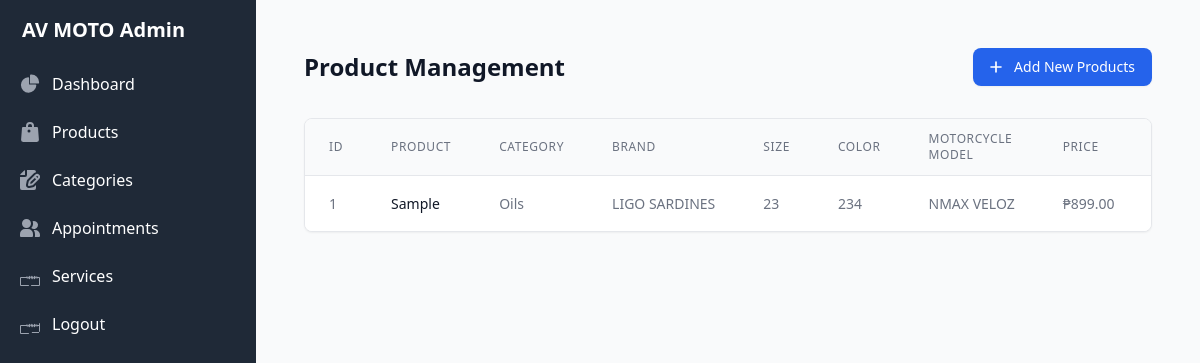
The app's page /admin/products (signed in) with its own data.
### app.py (models this page shows)
class Product(db.Model):
    id = db.Column(db.Integer, primary_key=True)
    category_id = db.Column(db.Integer, db.ForeignKey('category.id'), nullable=False)
    name = db.Column(db.String(100), nullable=False)
    brand = db.Column(db.String(50))
    size = db.Column(db.String(50))
    color = db.Column(db.String(50))
    motorcycle_model = db.Column(db.String(100))
    description = db.Column(db.Text, nullable=False)
    price = db.Column(db.Float, nullable=False)
    stock = db.Column(db.Integer, nullable=False)
    image = db.Column(db.String(200))
    date_added = db.Column(db.DateTime, default=datetime.utcnow)
    cart_items = db.relationship('CartItem', backref='product', lazy=True)

class Category(db.Model):
    id = db.Column(db.Integer, primary_key=True)
    name = db.Column(db.String(50), nullable=False)
    description = db.Column(db.Text)
    products = db.relationship('Product', backref='category', lazy=True)

### app.py (the view)
@app.route('/admin/products')
@login_required
def admin_products():
    if not current_user.is_admin and not current_user.is_staff:
        flash('You do not have permission to access this page.', 'error')
        return redirect(url_for('shop'))
    products = Product.query.all()
    categories = Category.query.all()
    return render_template('admin/products.html', products=products, categories=categories)

### app.py (called while the page is built)
@login_manager.user_loader
def load_user(user_id):
    return User.query.get(int(user_id))

@app.context_processor
def inject_cart_count():
    cart_count = 0
    if current_user.is_authenticated:
        cart_items = CartItem.query.filter_by(user_id=current_user.id).all()
        cart_count = sum(item.quantity for item in cart_items)
    return dict(cart_count=cart_count)

### templates/admin/products.html (shortened to what this page needs)
{% block content %}
<!DOCTYPE html>
<html lang="en">
<head>
    <script src="https://cdn.tailwindcss.com"></script>
</head>
<body class="bg-gray-50">
    <aside class="fixed top-0 left-0 z-40 w-64 h-screen transition-transform -translate-x-full sm:translate-x-0">
        <div class="h-full px-3 py-4 overflow-y-auto bg-gray-800">
            <a href="{{ url_for('admin_dashboard') }}" class="flex items-center mb-5 pl-2.5">
                <span class="self-center text-xl font-semibold text-white">AV MOTO Admin</span>
            </a>
            <ul class="space-y-2 font-medium">
                <li>
                    <a href="{{ url_for('admin_dashboard') }}" class="flex items-center p-2 text-white rounded-lg hover:bg-gray-700 group">
                        <span class="ml-3">Dashboard</span>
                    </a>
                </li>
                <li>
                    <a href="{{ url_for('admin_products') }}" class="flex items-center p-2 text-white rounded-lg hover:bg-gray-700 group">
                        <span class="ml-3">Products</span>
                    </a>
                </li>
                <li>
                    <a href="{{ url_for('manage_categories') }}" class="flex items-center p-2 text-white rounded-lg hover:bg-gray-700 group">
                        <span class="ml-3">Categories</span>
                    </a>
                </li>
                <li>
                    <a href="#" class="flex items-center p-2 text-white rounded-lg hover:bg-gray-700 group">
                        <span class="ml-3">Appointments</span>
                    </a>
                </li>
                <li>
                    <a href="{{ url_for('manage_services') }}" class="flex items-center p-2 text-white rounded-lg hover:bg-gray-700 group">
                        <span class="ml-3">Services</span>
                    </a>
                </li>
                <li>
                    <a href="{{ url_for('logout') }}" class="flex items-center p-2 text-white rounded-lg hover:bg-gray-700 group">
                        <span class="ml-3">Logout</span>
                    </a>
                </li>
            </ul>
        </div>
    </aside>
    <main class="p-4 sm:ml-64 pt-8 sm:pt-4">
        <div class="max-w-7xl mx-auto px-4 sm:px-6 lg:px-8 py-8">
            <div class="flex justify-between items-center mb-8">
                <h1 class="text-2xl font-bold text-gray-900">Product Management</h1>
                <a href="{{ url_for('add_product') }}" class="inline-flex items-center px-4 py-2 border border-transparent rounded-lg shadow-sm text-sm font-medium text-white bg-blue-600 hover:bg-blue-700 focus:outline-none focus:ring-2 focus:ring-offset-2 focus:ring-blue-500">
                    <svg class="mr-2 -ml-1 h-5 w-5" xmlns="http://www.w3.org/2000/svg" fill="none" viewBox="0 0 24 24" stroke="currentColor">
                        <path stroke-linecap="round" stroke-linejoin="round" stroke-width="2" d="M12 6v6m0 0v6m0-6h6m-6 0H6" />
                    </svg>
                    Add New Products
                </a>
            </div>
            <div class="bg-white shadow-sm rounded-lg border border-gray-200 overflow-hidden">
                <div class="overflow">
                    <table class="min-w-full divide-y divide-gray-200">
                        <thead class="bg-gray-50">
                            <tr>
                                <th scope="col" class="px-6 py-3 text-left text-xs font-medium text-gray-500 uppercase tracking-wider">ID</th>
                                <th scope="col" class="px-6 py-3 text-left text-xs font-medium text-gray-500 uppercase tracking-wider">Product</th>
                                <th scope="col" class="px-6 py-3 text-left text-xs font-medium text-gray-500 uppercase tracking-wider">Category</th>
                                <th scope="col" class="px-6 py-3 text-left text-xs font-medium text-gray-500 uppercase tracking-wider">Brand</th>
                                <th scope="col" class="px-6 py-3 text-left text-xs font-medium text-gray-500 uppercase tracking-wider">Size</th>
                                <th scope="col" class="px-6 py-3 text-left text-xs font-medium text-gray-500 uppercase tracking-wider">Color</th>
                                <th scope="col" class="px-6 py-3 text-left text-xs font-medium text-gray-500 uppercase tracking-wider">Motorcycle Model</th>
                                <th scope="col" class="px-6 py-3 text-left text-xs font-medium text-gray-500 uppercase tracking-wider">Price</th>
                                <th scope="col" class="px-6 py-3 text-left text-xs font-medium text-gray-500 uppercase tracking-wider">Stock</th>
                            </tr>
                        </thead>
                        <tbody class="bg-white divide-y divide-gray-200">
                            {% for product in products %}
                            <tr class="hover:bg-gray-50">
                                <td class="px-6 py-4 whitespace-nowrap text-sm text-gray-500">{{ product.id }}</td>
                                <td class="px-6 py-4 whitespace-nowrap text-sm font-medium text-gray-900">{{ product.name }}</td>
                                <td class="px-6 py-4 whitespace-nowrap text-sm text-gray-500">{{ product.category.name }}</td>
                                <td class="px-6 py-4 whitespace-nowrap text-sm text-gray-500">{{ product.brand }}</td>
                                <td class="px-6 py-4 whitespace-nowrap text-sm text-gray-500">{{ product.size }}</td>
                                <td class="px-6 py-4 whitespace-nowrap text-sm text-gray-500">{{ product.color }}</td>
                                <td class="px-6 py-4 whitespace-nowrap text-sm text-gray-500">{{ product.motorcycle_model }}</td>
                                <td class="px-6 py-4 whitespace-nowrap text-sm text-gray-500">₱{{ "%.2f"|format(product.price) }}</td>
                                <td class="px-6 py-4 whitespace-nowrap text-sm text-gray-500">{{ product.stock }}</td>
                            </tr>
                            {% endfor %}
                        </tbody>
                    </table>
                </div>
            </div>
        </div>
    </main>
</body>
</html>
{% endblock %}

### records on screen
Product: id "1", name "Sample", category.name "Oils", brand "LIGO SARDINES", size "23", color "234", motorcycle_model "NMAX VELOZ", price "899.00"
